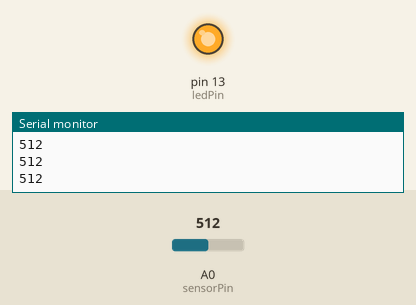
The sketch below on a simulated Arduino Uno, built with avr-gcc and run on an emulated ATmega328P. On the bench: output pins drawn as LEDs (lit = HIGH), the last lines printed to the serial monitor. Inputs (shaded band) come from the test bench; at power-on: A0 (sensorPin) = 512.

Above: at 1.2 s.
1.3 s: A0 (sensorPin) set to 459
2.8 s: A0 (sensorPin) set to 431
At 3.6 s:
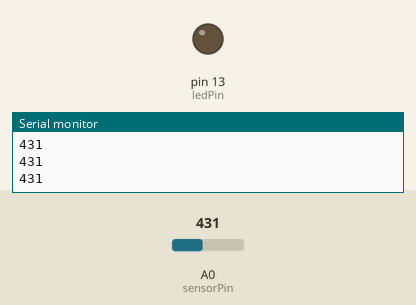
4.3 s: A0 (sensorPin) set to 460
At 5.0 s:
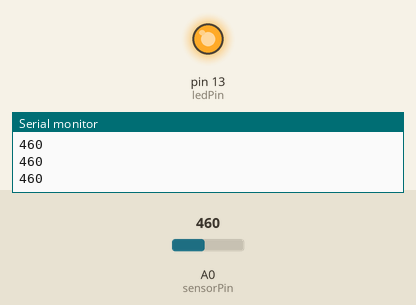
5.8 s: A0 (sensorPin) set to 440
At 6.3 s:
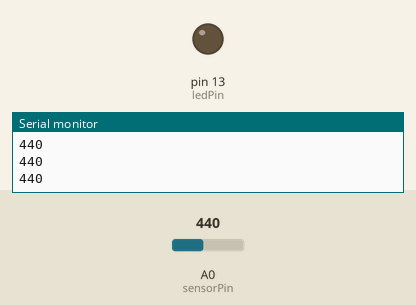
Timing chart, 0 to 8.3 s (numbered marks = the images above; inputs shaded):
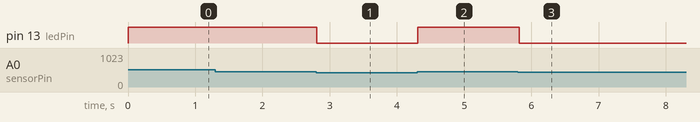

Measured:
- the behaviour switches between 450 and 449 on A0 (sensorPin) (found by bisection; images 0 and 1)
- after the input at 2.8 s, pin 13 (ledPin): HIGH → LOW at once
- after the input at 4.3 s, pin 13 (ledPin): LOW → HIGH at once
- after the input at 5.8 s, pin 13 (ledPin): HIGH → LOW at once

The sketch:

ldrsensor.ino
```cpp
int sensorPin = A0; // select the input pin for LDR
int sensorValue = 0; // variable to store the value coming from the sensor


int ledPin = 13;

void setup() {
Serial.begin(9600); //sets serial port for communication
pinMode(ledPin, OUTPUT);
}
void loop() {
sensorValue = analogRead(sensorPin); // read the value from the sensor
Serial.println(sensorValue); //prints the values coming from the sensor on the screen

if(sensorValue<450)
      {
    digitalWrite(ledPin, LOW);
       }
else {
  digitalWrite(ledPin, HIGH);
     }

delay(100);
}
```
